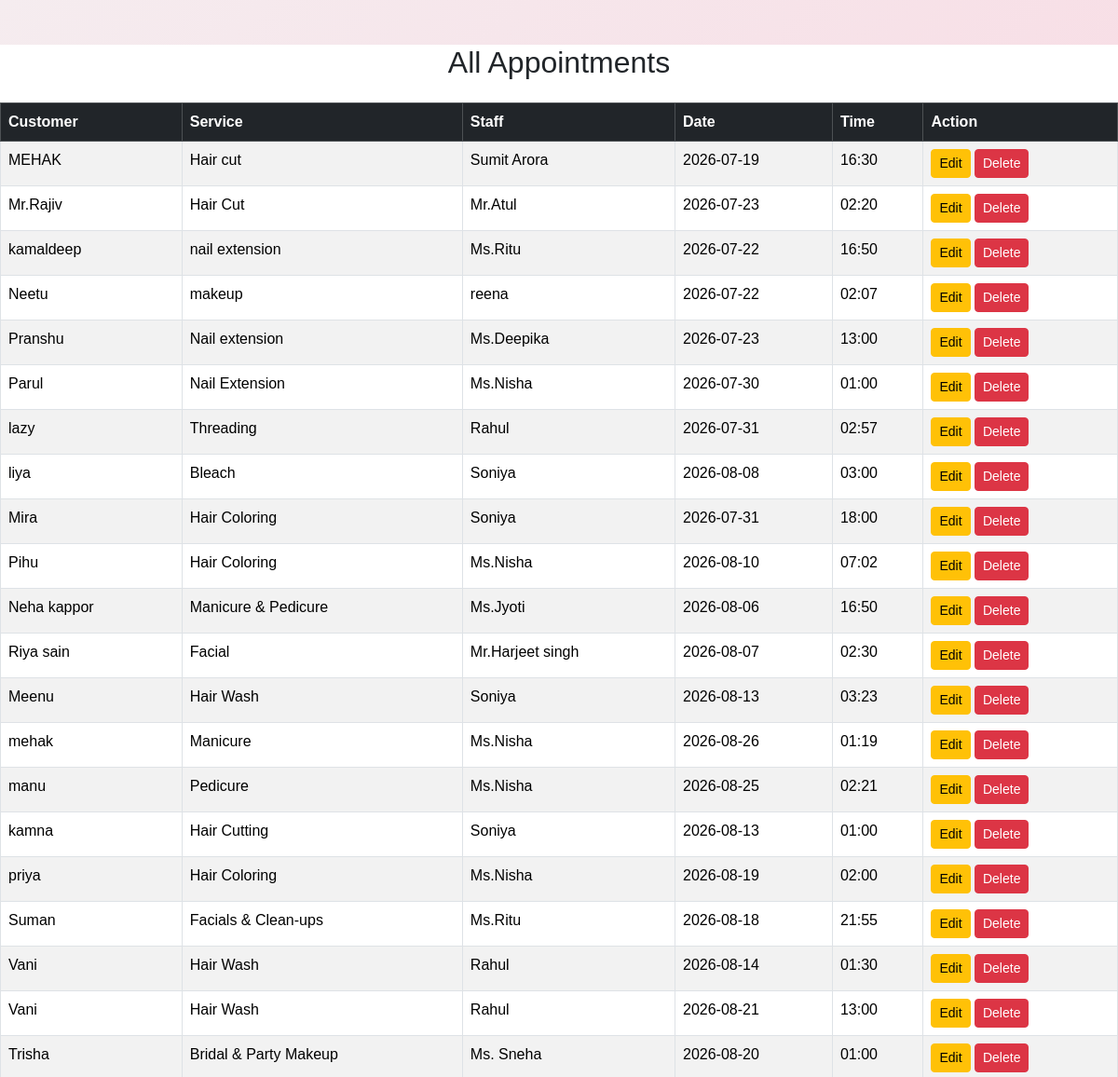
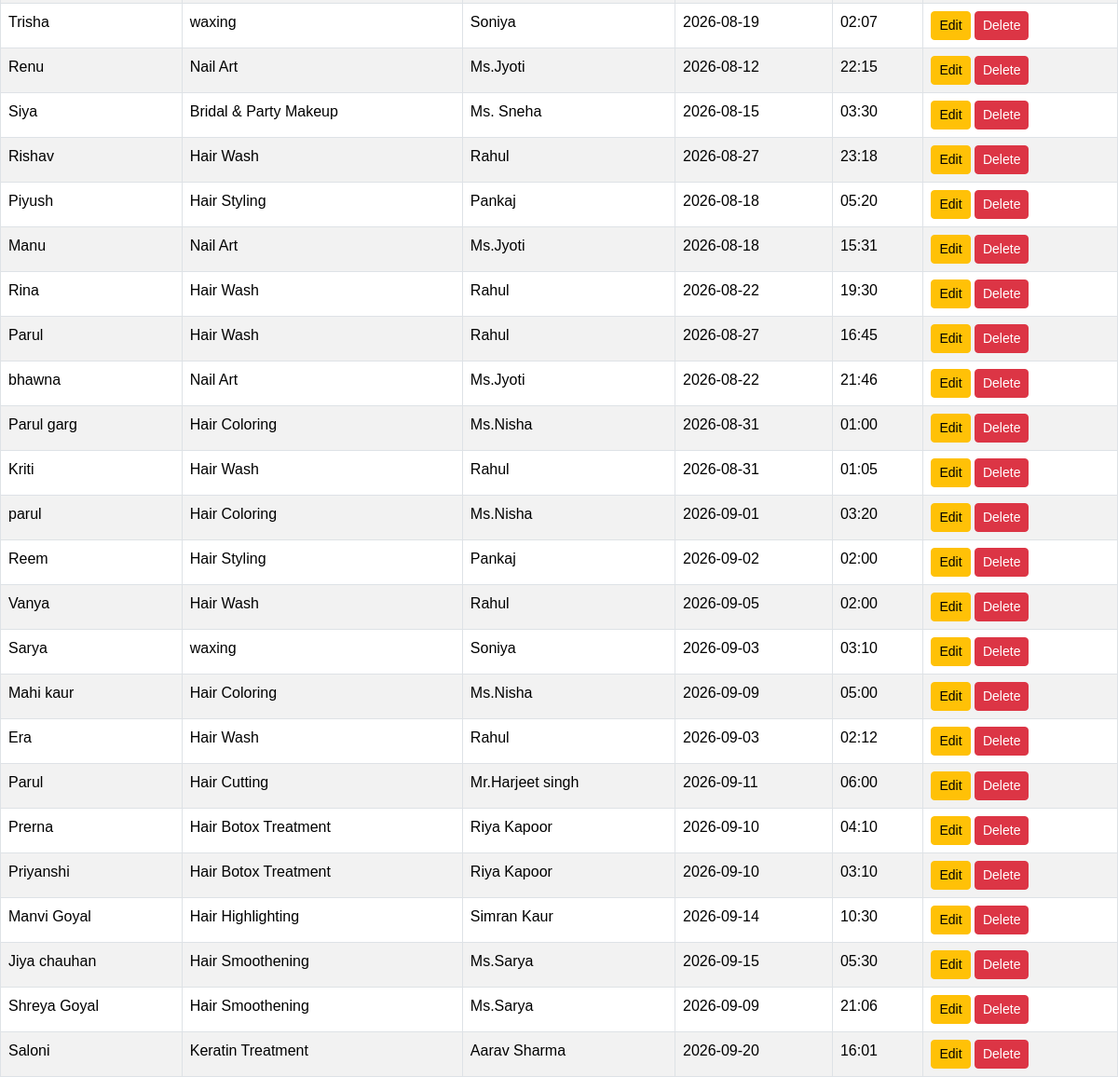
Before: /view_appointment with the older database file (2 pictures, top to bottom).
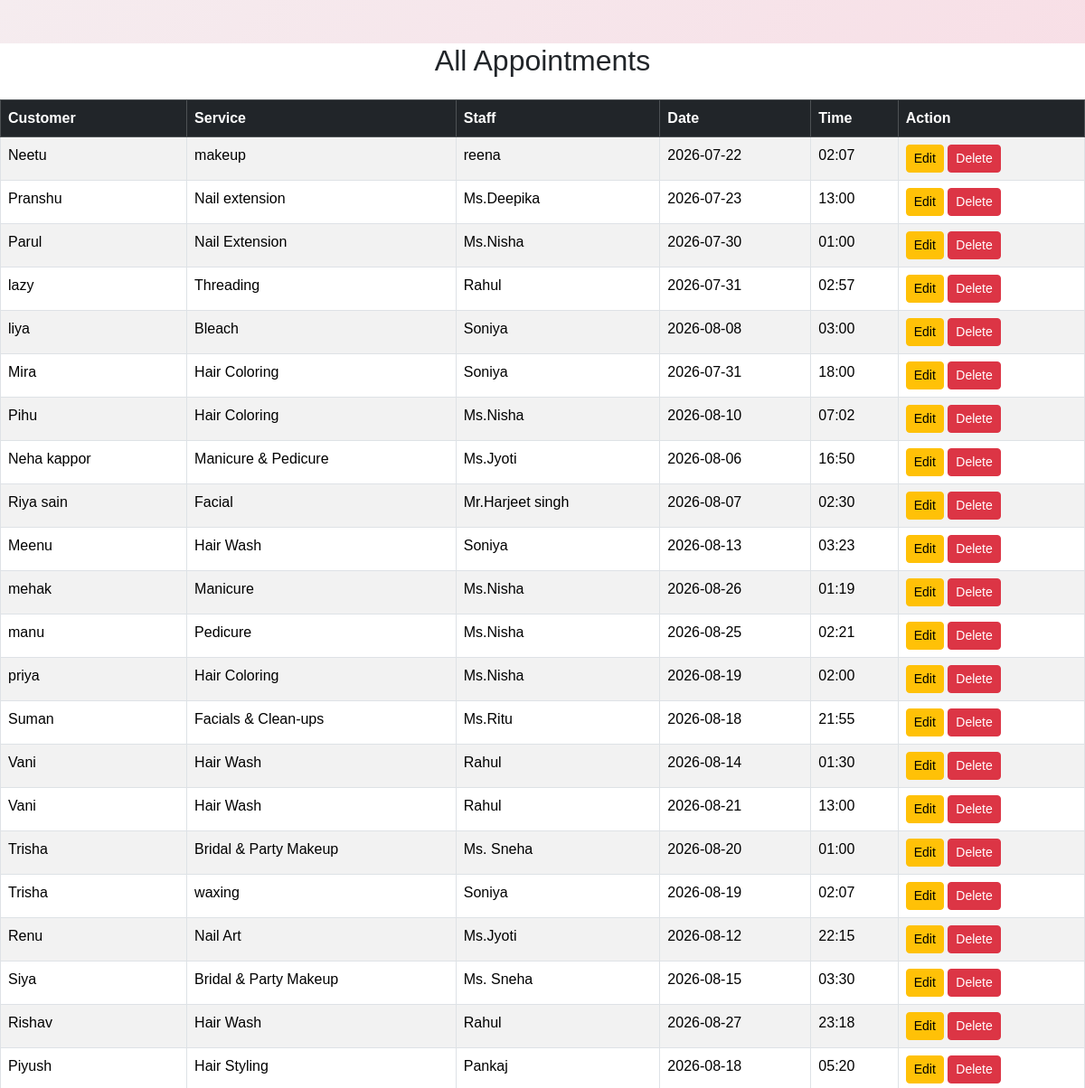
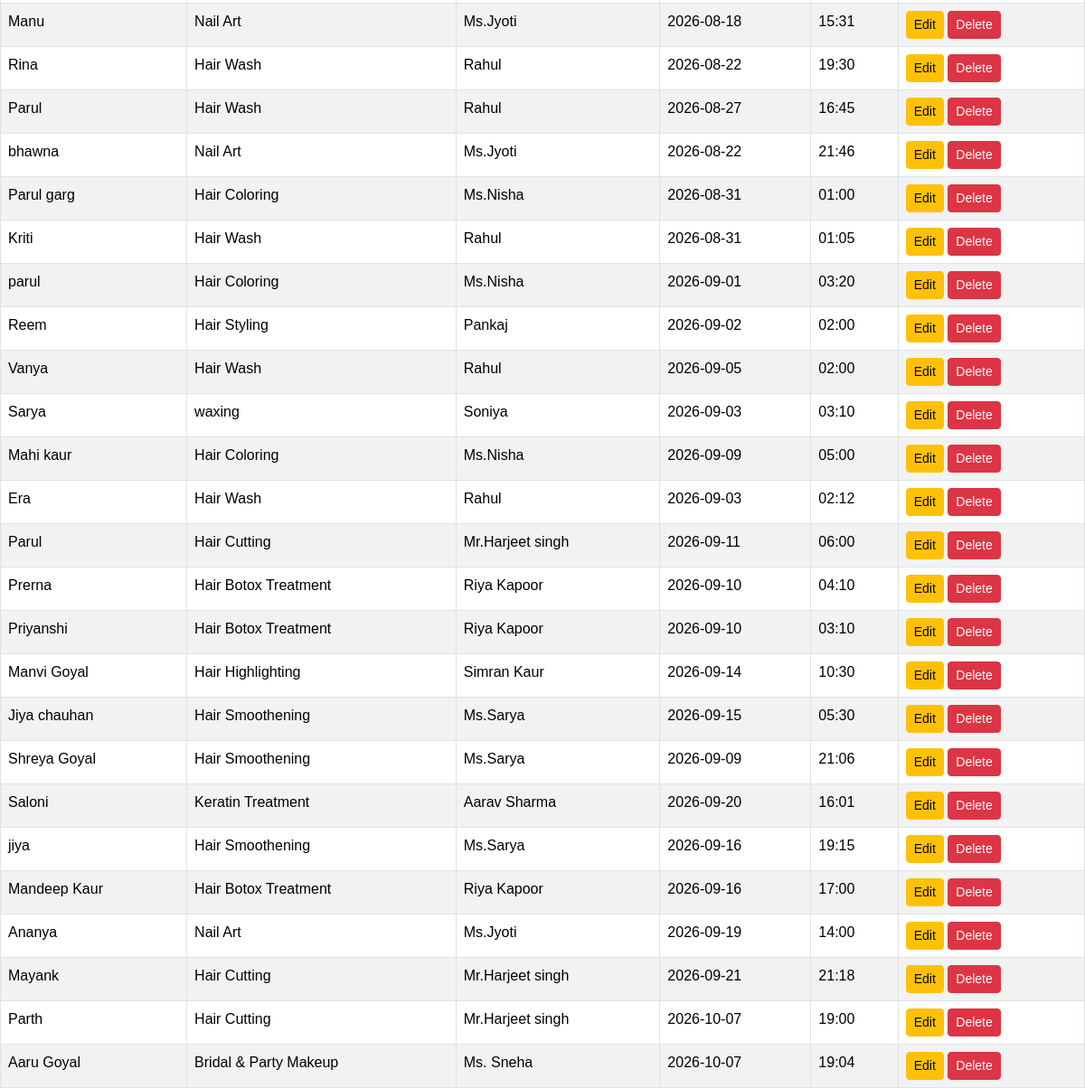
After: the same page with the newer database file (2 pictures, top to bottom).
### models.py (models this page shows)
class Appointment(db.Model):
    id = db.Column(db.Integer, primary_key=True)
    customer_name = db.Column(db.String(100), nullable=False)
    customer_gender = db.Column(db.String(10), nullable=True)
    customer_address = db.Column(db.String(200), nullable=True)
    service_name = db.Column(db.String(100), nullable=False)
    staff_name = db.Column(db.String(100), nullable=False)
    appointment_date = db.Column(db.String(20), nullable=False)
    appointment_time = db.Column(db.String(20), nullable=False)
    status = db.Column(db.String(20), default="Booked")

### app.py (the view)
@app.route('/view_appointment')
def view_appointment():
    appointment = Appointment.query.all()
    return render_template("view_appointment.html", appointment=appointment)

### templates/view_appointment.html
{% extends "base.html" %}
{% block content %}
<div class="container mt-5">
    <h2 class="text-center mb-4">All Appointments</h2>
    <table class="table table-bordered table-striped">
        <thead class="table-dark">
            <tr>
                <th>Customer</th>
                <th>Service</th>
                <th>Staff</th>
                <th>Date</th>
                <th>Time</th>
                <th>Action</th>
            </tr>
        </thead>
        <tbody>
        {% for appointment in appointment %}
        <tr>
            <td>{{ appointment.customer_name }}</td>
            <td>{{ appointment.service_name }}</td>
            <td>{{ appointment.staff_name }}</td>
            <td>{{ appointment.appointment_date }}</td>
            <td>{{ appointment.appointment_time }}</td>
            <td>
                <a href="/edit_appointment/{{ appointment.id }}"
                   class="btn btn-warning btn-sm">
                    Edit
                </a>
                <a href="/delete_appointment/{{ appointment.id }}"
                   class="btn btn-danger btn-sm">
                    Delete
                </a>
            </td>
        </tr>
        {% endfor %}
        </tbody>
    </table>
</div>
{% endblock %}

### templates/base.html (shortened to what this page needs)
<!DOCTYPE html>
<html>
<head>
    <link rel="stylesheet" href="{{ url_for('static', filename='css/style.css') }}">
       <link href="https://cdn.jsdelivr.net/npm/bootstrap@5.3.7/dist/css/bootstrap.min.css" rel="stylesheet">
</head>
<body>
<div >
{% block content %}
{% endblock %}
</div>
</body>
</html>

### static/css/style.css (style rules this page uses)
* { margin:0; padding:0; box-sizing:border-box; font-family:'Poppins',sans-serif; }
body { background:linear-gradient(135deg,#aa768b,#d9b5ef,#aecef4); min-height:100vh; }
body { font-family:'Poppins',sans-serif; background:#424142; }
body { background:linear-gradient(135deg,#fb9fc4,#fff5f8); font-family:'Poppins',sans-serif; }
html, body { background:linear-gradient(135deg,#f5ecef,#f9d7e1); font-family:'Poppins',sans-serif; margin:0; padding:0; width:100%; height:100%; }
main.container, .container { max-width: 100% !important; width:100% !important; padding-left: 0 !important; padding-right: 0 !important; }
html,body { margin:0; padding:0; width:100%; height:100%; }
body { background:#f58ebf; }

Changed rows visible on the page:
removed Appointment: customer_name "MEHAK", service_name "Hair cut", staff_name "Sumit Arora", appointment_date "2026-07-19", appointment_time "16:30"
removed Appointment: customer_name "Mr.Rajiv", service_name "Hair Cut", staff_name "Mr.Atul", appointment_date "2026-07-23", appointment_time "02:20"
removed Appointment: customer_name "kamaldeep", service_name "nail extension", staff_name "Ms.Ritu", appointment_date "2026-07-22", appointment_time "16:50"
removed Appointment: customer_name "kamna", service_name "Hair Cutting", staff_name "Soniya", appointment_date "2026-08-13", appointment_time "01:00"
added Appointment: customer_name "jiya", service_name "Hair Smoothening", staff_name "Ms.Sarya", appointment_date "2026-09-16", appointment_time "19:15"
added Appointment: customer_name "Mandeep Kaur", service_name "Hair Botox Treatment", staff_name "Riya Kapoor", appointment_date "2026-09-16", appointment_time "17:00"
added Appointment: customer_name "Ananya", service_name "Nail Art", staff_name "Ms.Jyoti", appointment_date "2026-09-19", appointment_time "14:00"
added Appointment: customer_name "Mayank", service_name "Hair Cutting", staff_name "Mr.Harjeet singh", appointment_date "2026-09-21", appointment_time "21:18"
added Appointment: customer_name "Parth", service_name "Hair Cutting", staff_name "Mr.Harjeet singh", appointment_date "2026-10-07", appointment_time "19:00"
added Appointment: customer_name "Aaru Goyal", service_name "Bridal & Party Makeup", staff_name "Ms. Sneha", appointment_date "2026-10-07", appointment_time "19:04"
